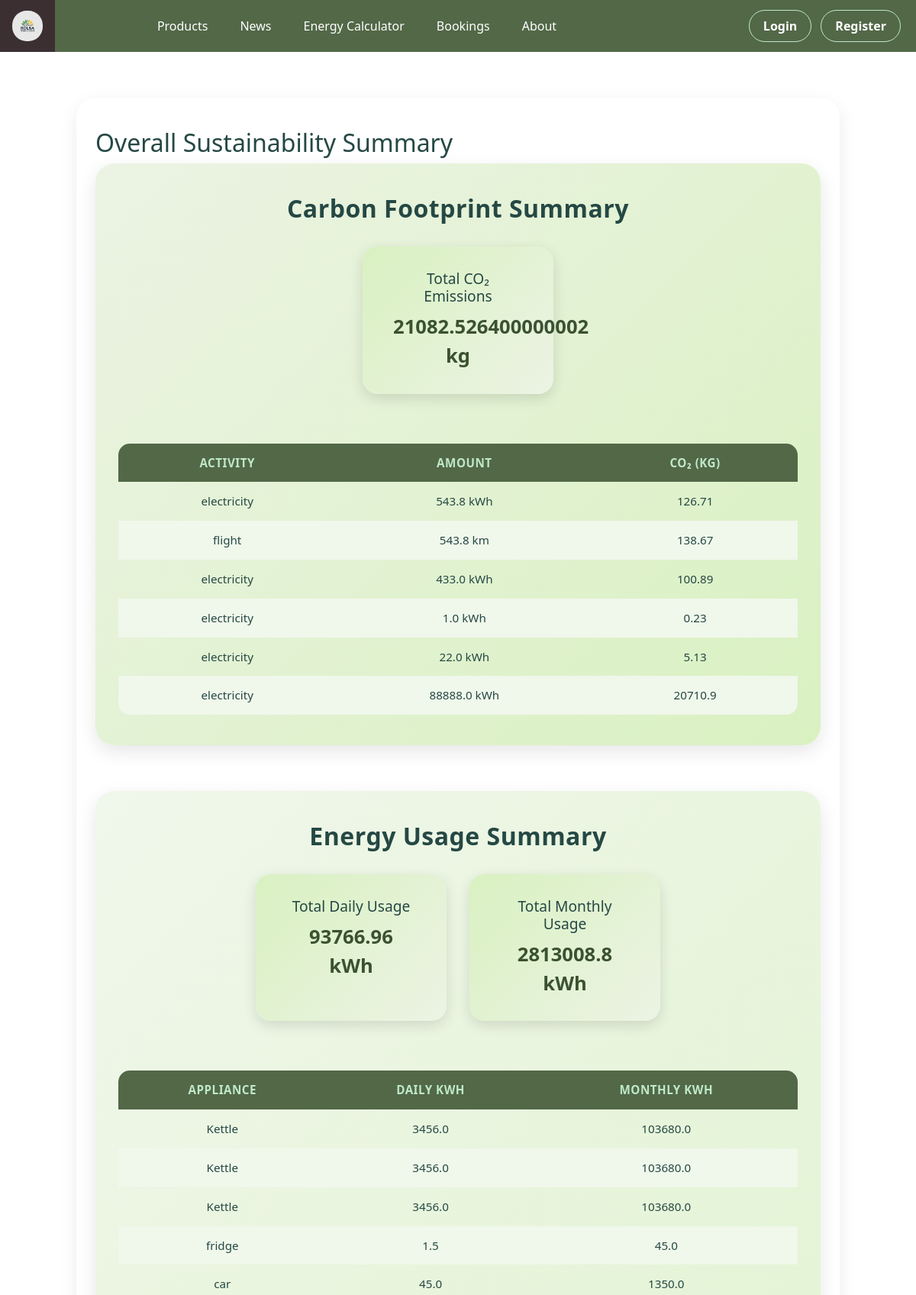
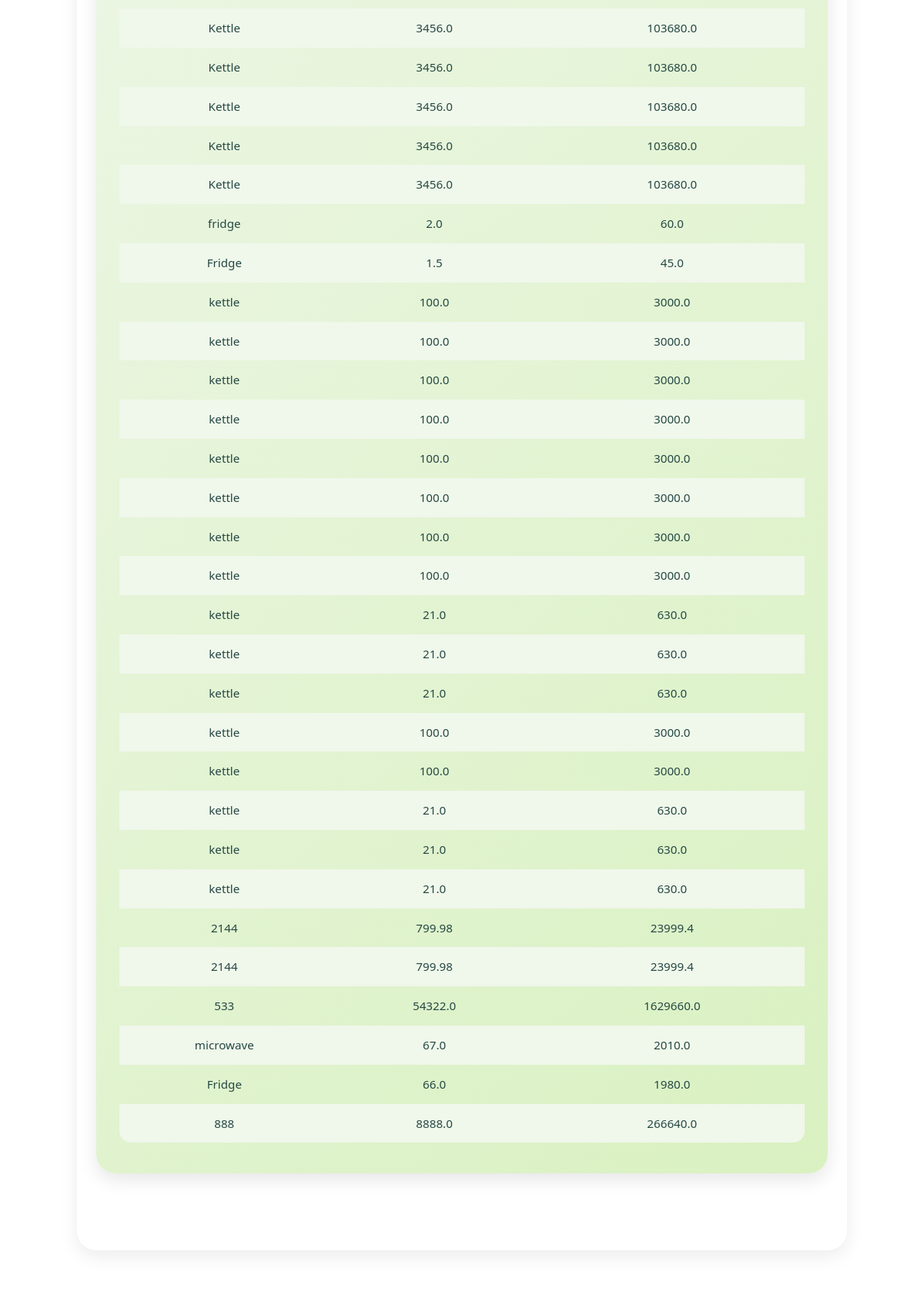
Page /summary (upper part) on the committed database (2 pictures, top to bottom).
### tables this page shows
CREATE TABLE carbon_footprint (
            id INTEGER PRIMARY KEY AUTOINCREMENT,
            activity TEXT,
            amount REAL,
            unit TEXT,
            co2_kg REAL,
            created_at TIMESTAMP DEFAULT CURRENT_TIMESTAMP
        );

CREATE TABLE energy_usage (
            id INTEGER PRIMARY KEY AUTOINCREMENT,
            appliance TEXT,
            daily_kwh REAL,
            monthly_kwh REAL,
            created_at TIMESTAMP DEFAULT CURRENT_TIMESTAMP
        );

### app.py (the view)
@app.route("/summary")
def summary():
    conn = get_db_connection()
    energy_records = conn.execute(
        "SELECT appliance, daily_kwh, monthly_kwh FROM energy_usage"
    ).fetchall()
    energy_totals = conn.execute(
        "SELECT SUM(daily_kwh) AS total_daily, SUM(monthly_kwh) AS total_monthly FROM energy_usage"
    ).fetchone()
    carbon_records = conn.execute(
        "SELECT activity, amount, co2_kg, unit FROM carbon_footprint"
    ).fetchall()
    carbon_total = conn.execute(
        "SELECT SUM(co2_kg) AS total_co2 FROM carbon_footprint"
    ).fetchone()
    conn.close()
    return render_template(
        "summary.html",
        energy_records=energy_records,
        energy_totals=energy_totals,
        carbon_records=carbon_records,
        carbon_total=carbon_total
    )

### app.py (called while the page is built)
def get_db_connection():
    conn = sqlite3.connect(DATABASE)
    conn.row_factory = sqlite3.Row
    return conn

### templates/summary.html
{% extends "base.html" %}
{% block content %}
<section class="page-section">
  <h2 class="page-title">Overall Sustainability Summary</h2>
  <section class="carbon-section">
    <h3 class="section-subtitle">Carbon Footprint Summary</h3>
    <div class="summary-cards">
      <div class="summary-card">
        <h3>Total CO₂ Emissions</h3>
        <p>{{ carbon_total.total_co2 }} kg</p>
      </div>
    </div>
    <div class="table-container">
      <table class="summary-table">
        <thead>
          <tr><th>Activity</th><th>Amount</th><th>CO₂ (kg)</th></tr>
        </thead>
        <tbody>
          {% for row in carbon_records %}
          <tr>
            <td>{{ row.activity }}</td>
            <td>{{ row.amount }} {{ row.unit }}</td>
            <td>{{ row.co2_kg | round(2) }}</td>
          </tr>
          {% endfor %}
        </tbody>
      </table>
    </div>
  </section>
  <section class="energy-section">
    <h3 class="section-subtitle">Energy Usage Summary</h3>
    <div class="summary-cards">
      <div class="summary-card">
        <h3>Total Daily Usage</h3>
        <p>{{ energy_totals.total_daily | round(2) }} kWh</p>
      </div>
      <div class="summary-card">
        <h3>Total Monthly Usage</h3>
        <p>{{ energy_totals.total_monthly | round(2) }} kWh</p>
      </div>
    </div>
    <div class="table-container">
      <table class="summary-table">
        <thead>
          <tr><th>Appliance</th><th>Daily kWh</th><th>Monthly kWh</th></tr>
        </thead>
        <tbody>
          {% for row in energy_records %}
          <tr>
            <td>{{ row.appliance }}</td>
            <td>{{ row.daily_kwh | round(2) }}</td>
            <td>{{ row.monthly_kwh | round(2) }}</td>
          </tr>
          {% endfor %}
        </tbody>
      </table>
    </div>
  </section>
</section>
{% endblock %}

### static/css/style.css (style rules this page uses)
html, body { height: 100%; margin: 0; }
body { display: flex; flex-direction: column; background-color: #ffffff; color: #000000; font-family: 'Times New Roman', Times, serif; }
.page-section { max-width: 700px; margin: 60px auto; padding: 20px; }
.page-title { font-size: 2rem; margin-bottom: 8px; color: #254844; }
.summary-cards { display: flex; justify-content: center; gap: 25px; margin-bottom: 40px; }
.summary-card { background: #ecf3e4; border-radius: 18px; padding: 25px 35px; box-shadow: 0 4px 12px rgba(0,0,0,0.08); flex: 1; min-width: 150px; }
.summary-card h3 { font-size: 1rem; color: #254844; margin-bottom: 8px; }
.summary-card p { font-size: 1.4rem; font-weight: 600; margin: 0; color: #3b5231; }
.table-container { overflow-x: auto; }
.page-section { max-width: 1000px; margin: 60px auto; padding: 40px 25px; border-radius: 25px; background: #fff; box-shadow: 0 8px 25px rgba(0,0,0,0.08); }
.carbon-section, .energy-section { padding: 40px 30px; border-radius: 25px; box-shadow: 0 8px 25px rgba(0,0,0,0.1); margin-bottom: 60px; transition: transform 0.3s ease, box-shadow 0.3s ease; }
.carbon-section { background: linear-gradient(135deg, #ecf3e4 0%, #d9f1c1 100%); }
.energy-section { background: linear-gradient(135deg, #f0f7eb 0%, #d9f1c1 100%); }
.section-subtitle { font-size: 2rem; color: #254844; text-align: center; margin-bottom: 30px; font-weight: 700; letter-spacing: 0.5px; }
.summary-cards { display: flex; justify-content: center; flex-wrap: wrap; gap: 30px; margin-bottom: 40px; }
.summary-card { background: linear-gradient(135deg, #d9f1c1 0%, #ecf3e4 100%); border-radius: 20px; padding: 30px 40px; box-shadow: 0 6px 18px rgba(0,0,0,0.12); flex: 1 1 200px; max-width: 250px; text-align: center; transition: transform 0.3s ease, box-shadow 0.3s ease; }
.summary-card h3 { font-size: 1.2rem; color: #254844; margin-bottom: 10px; }
.summary-card p { font-size: 1.6rem; font-weight: 700; color: #3b5231; margin: 0; }
.summary-table { width: 100%; border-collapse: collapse; margin-top: 25px; border-radius: 15px; overflow: hidden; font-size: 0.95rem; }
.summary-table th, .summary-table td { padding: 14px 18px; text-align: center; }
.summary-table th { background-color: #526847; color: #bfe9c8; font-weight: 600; text-transform: uppercase; letter-spacing: 0.5px; }
.summary-table tr:nth-child(even) { background-color: #f0f7eb; }
.summary-table td { color: #254844; font-weight: 500; }

### rows in the picture
carbon_footprint: activity "electricity", amount "543.8", unit "kWh", co2_kg "126.71"
carbon_footprint: activity "flight", amount "543.8", unit "km", co2_kg "138.67"
carbon_footprint: activity "electricity", amount "433.0", unit "kWh", co2_kg "100.89"
carbon_footprint: activity "electricity", amount "1.0", unit "kWh", co2_kg "0.23"
carbon_footprint: activity "electricity", amount "22.0", unit "kWh", co2_kg "5.13"
carbon_footprint: activity "electricity", amount "88888.0", unit "kWh", co2_kg "20710.9"
energy_usage: appliance "Kettle", daily_kwh "3456.0", monthly_kwh "103680.0"
energy_usage: appliance "Kettle", daily_kwh "3456.0", monthly_kwh "103680.0"
energy_usage: appliance "Kettle", daily_kwh "3456.0", monthly_kwh "103680.0"
energy_usage: appliance "fridge", daily_kwh "1.5", monthly_kwh "45.0"
energy_usage: appliance "car", daily_kwh "45.0", monthly_kwh "1350.0"
energy_usage: appliance "Kettle", daily_kwh "3456.0", monthly_kwh "103680.0"
energy_usage: appliance "Kettle", daily_kwh "3456.0", monthly_kwh "103680.0"
energy_usage: appliance "Kettle", daily_kwh "3456.0", monthly_kwh "103680.0"
energy_usage: appliance "Kettle", daily_kwh "3456.0", monthly_kwh "103680.0"
energy_usage: appliance "Kettle", daily_kwh "3456.0", monthly_kwh "103680.0"
energy_usage: appliance "fridge", daily_kwh "2.0", monthly_kwh "60.0"
energy_usage: appliance "Fridge", daily_kwh "1.5", monthly_kwh "45.0"
energy_usage: appliance "kettle", daily_kwh "100.0", monthly_kwh "3000.0"
energy_usage: appliance "kettle", daily_kwh "100.0", monthly_kwh "3000.0"
energy_usage: appliance "kettle", daily_kwh "100.0", monthly_kwh "3000.0"
energy_usage: appliance "kettle", daily_kwh "100.0", monthly_kwh "3000.0"
energy_usage: appliance "kettle", daily_kwh "100.0", monthly_kwh "3000.0"
energy_usage: appliance "kettle", daily_kwh "100.0", monthly_kwh "3000.0"
energy_usage: appliance "kettle", daily_kwh "100.0", monthly_kwh "3000.0"
energy_usage: appliance "kettle", daily_kwh "100.0", monthly_kwh "3000.0"
energy_usage: appliance "kettle", daily_kwh "21.0", monthly_kwh "630.0"
energy_usage: appliance "kettle", daily_kwh "21.0", monthly_kwh "630.0"
energy_usage: appliance "kettle", daily_kwh "21.0", monthly_kwh "630.0"
energy_usage: appliance "kettle", daily_kwh "100.0", monthly_kwh "3000.0"
energy_usage: appliance "kettle", daily_kwh "100.0", monthly_kwh "3000.0"
energy_usage: appliance "kettle", daily_kwh "21.0", monthly_kwh "630.0"
energy_usage: appliance "kettle", daily_kwh "21.0", monthly_kwh "630.0"
energy_usage: appliance "kettle", daily_kwh "21.0", monthly_kwh "630.0"
energy_usage: appliance "2144", daily_kwh "799.98", monthly_kwh "23999.4"
energy_usage: appliance "2144", daily_kwh "799.98", monthly_kwh "23999.4"
energy_usage: appliance "533", daily_kwh "54322.0", monthly_kwh "1629660.0"
energy_usage: appliance "microwave", daily_kwh "67.0", monthly_kwh "2010.0"
energy_usage: appliance "Fridge", daily_kwh "66.0", monthly_kwh "1980.0"
energy_usage: appliance "888", daily_kwh "8888.0", monthly_kwh "266640.0"

### other values in the picture
{{ carbon_total.total_co2 }} "21082.526400000002"
{{ energy_totals.total_daily | round(2) }} "93766.96"
{{ energy_totals.total_monthly | round(2) }} "2813008.8"
